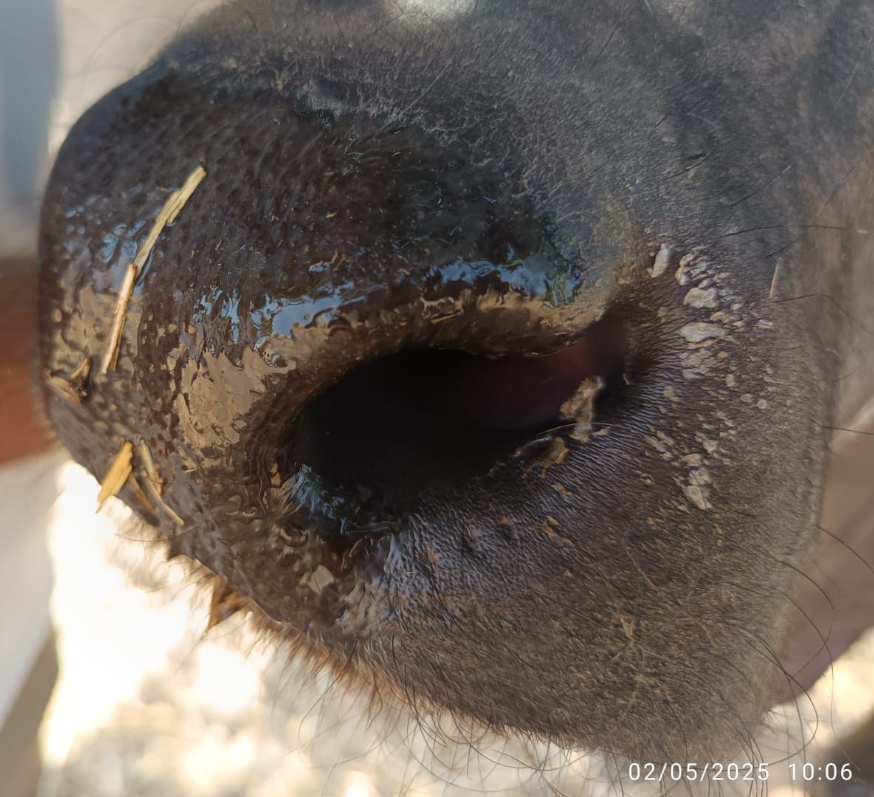
#> input picture BeefCattle_Muzzle_database_BACKUP/BeefCattle_Muzzle_Individualized/Buffello/Screenshot 2025-05-10 221602.png, 874 x 797 px, found by its file name; its folder holds only this picture in this run
$ python preprocessing.py
#> lines starting #> are read from the running program, lines starting #| are printed output that depends on the picture

import os
import cv2
import numpy as np
import shutil
from tqdm import tqdm

INPUT_DIR = "BeefCattle_Muzzle_database/BeefCattle_Muzzle_Individualized"
OUTPUT_DIR = "Preprocessed_Images"


def preprocess_image(img_path):
    img = cv2.imread(img_path)
#> img is the input picture: shape (797, 874, 3); mean B, G, R 93, 99.8, 109.3
    if img is None:
        return None

    img = cv2.resize(img, (224, 224))
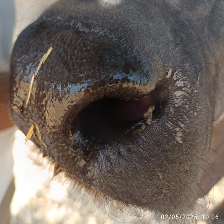
#> img: shape (224, 224, 3); mean B, G, R 92.8, 99.6, 109.2
    gray = cv2.cvtColor(img, cv2.COLOR_BGR2GRAY)
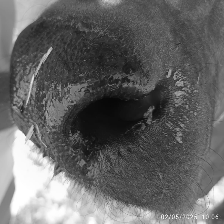
#> gray: shape (224, 224); min 7, max 255, mean 101.7
    clahe = cv2.createCLAHE(clipLimit=3.0, tileGridSize=(8, 8))
    enhanced = clahe.apply(gray)
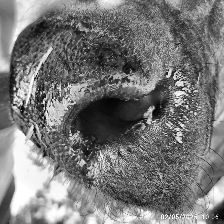
#> enhanced: shape (224, 224); min 4, max 255, mean 119.9
    denoised = cv2.fastNlMeansDenoising(enhanced, h=10, templateWindowSize=7, searchWindowSize=21)
    return cv2.bilateralFilter(denoised, 9, 75, 75)
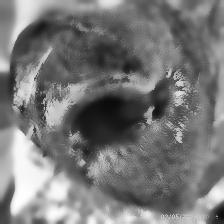
#> returned value: shape (224, 224); min 11, max 255, mean 119.6


if __name__ == "__main__":
    # Auto-clean output directory
    shutil.rmtree(OUTPUT_DIR, ignore_errors=True)
    os.makedirs(OUTPUT_DIR)

    for cattle_id in tqdm(os.listdir(INPUT_DIR), desc="Preprocessing"):
        cattle_path = os.path.join(INPUT_DIR, cattle_id)
        if not os.path.isdir(cattle_path):
            continue

        os.makedirs(os.path.join(OUTPUT_DIR, cattle_id), exist_ok=True)

        for img_name in os.listdir(cattle_path):
            if img_name.lower().endswith(('.jpg', '.jpeg', '.png')):
                processed = preprocess_image(os.path.join(cattle_path, img_name))
                if processed is not None:
                    cv2.imwrite(
                        os.path.join(OUTPUT_DIR, cattle_id, f"{os.path.splitext(img_name)[0]}.png"),
                        processed,
                        [int(cv2.IMWRITE_PNG_COMPRESSION), 6]
                    )
    print(f"✅ Preprocessing complete. Output: {OUTPUT_DIR}")

$ run again, on BeefCattle_Muzzle_database_BACKUP/BeefCattle_Muzzle_Individualized/Buffello/Screenshot 2025-05-10 221625.png
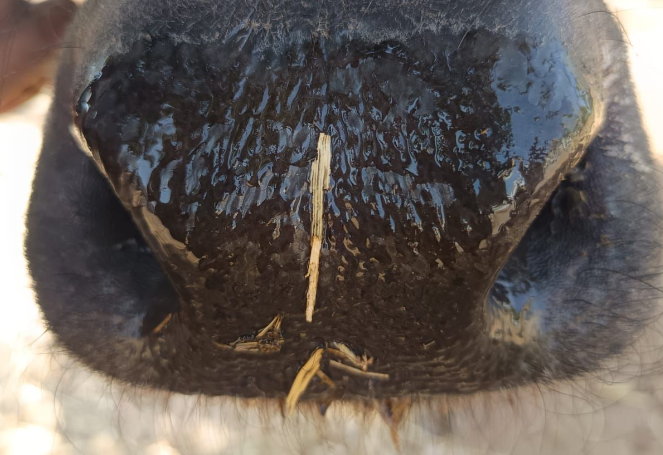
#> input picture BeefCattle_Muzzle_database_BACKUP/BeefCattle_Muzzle_Individualized/Buffello/Screenshot 2025-05-10 221625.png, 663 x 455 px, found by its file name
#> in preprocess_image, img is the input picture: shape (455, 663, 3); mean B, G, R 89.6, 94, 101.3
#> img: shape (224, 224, 3)
#> in preprocess_image, `gray = cv2.cvtColor(img, cv2.COLOR_BGR2GRAY)`:
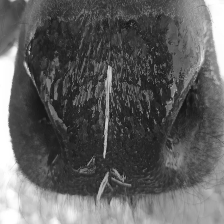
#> gray: shape (224, 224); min 18, max 255, mean 95.5
#> in preprocess_image, `return cv2.bilateralFilter(denoised, 9, 75, 75)`:
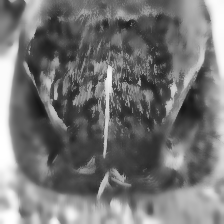
#> returned value: shape (224, 224); min 21, max 255, mean 116.3

$ run again, on BeefCattle_Muzzle_database_BACKUP/BeefCattle_Muzzle_Individualized/Buffello/Screenshot 2025-05-10 221640.png
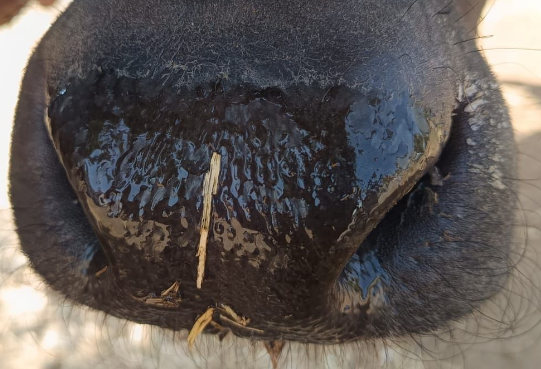
#> input picture BeefCattle_Muzzle_database_BACKUP/BeefCattle_Muzzle_Individualized/Buffello/Screenshot 2025-05-10 221640.png, 541 x 369 px, found by its file name
#> in preprocess_image, img is the input picture: shape (369, 541, 3); mean B, G, R 86.2, 88.7, 94.4
#> img: shape (224, 224, 3)
#> in preprocess_image, `gray = cv2.cvtColor(img, cv2.COLOR_BGR2GRAY)`:
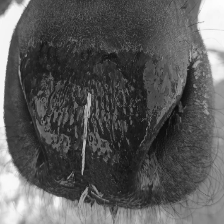
#> gray: shape (224, 224); min 10, max 253, mean 90
#> in preprocess_image, `return cv2.bilateralFilter(denoised, 9, 75, 75)`:
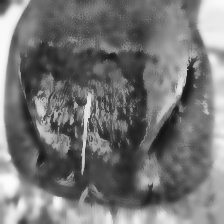
#> returned value: shape (224, 224); min 18, max 252, mean 116.9
